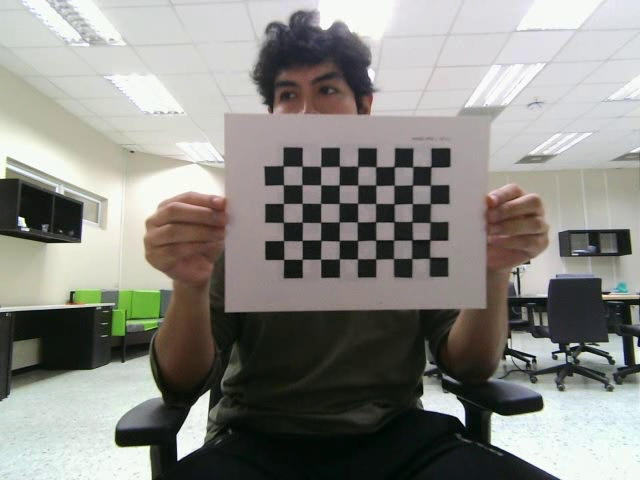
#> input picture Cameras/captures/video_image_extractor_results/left/image_00001.png, 640 x 480 px; its folder holds 4 pictures in this run
$ python camera_calibration.py   (older library calls are emulated)
#> lines starting #> are read from the running program, lines starting #| are printed output that depends on the picture; after the words box and inside, x2 and y2 are one past the last pixel; in counts of white or black regions, pixels touching at a corner belong together; long printed decimals are rounded; pictures that were not available may be replaced by others from this repository, and a replacement may not be noted
import cv2
import numpy as np
import glob
import os
# Parámetros iniciales
CHECKERBOARD_SIZE = (6, 9)  # Ajustar según tu patrón
square_size = 20.0  # Tamaño de los cuadrados del checkerboard en mm

# Criterios para cornerSubPix
criteria = (cv2.TERM_CRITERIA_EPS + cv2.TERM_CRITERIA_MAX_ITER, 30, 0.001)

# Prepara puntos del mundo (coordenadas 3D reales del patrón)
objp = np.zeros((CHECKERBOARD_SIZE[0] * CHECKERBOARD_SIZE[1], 3), np.float32)
objp[:, :2] = np.mgrid[0:CHECKERBOARD_SIZE[0], 0:CHECKERBOARD_SIZE[1]].T.reshape(-1, 2) * square_size

# Almacenar puntos 3D y puntos 2D de las imágenes
objpoints_stereo_color = []  # Puntos 3D para calibración estéreo color
imgpoints_color1_stereo = []  # Puntos 2D de la cámara color 1 para estéreo
imgpoints_color2_stereo = []  # Puntos 2D de la cámara color 2 para estéreo

objpoints_stereo_thermal = []  # Puntos 3D para calibración estéreo térmica
imgpoints_color1_thermal = []  # Puntos 2D de la cámara color 1 para estéreo térmico
imgpoints_thermal = []  # Puntos 2D de la cámara térmica

# Para calibración individual
objpoints_color1 = []
imgpoints_color1 = []

objpoints_color2 = []
imgpoints_color2 = []

objpoints_thermal_individual = []
imgpoints_thermal_individual = []

# Carga las imágenes para cada cámara
color1_images = glob.glob('../CalibrationData/Steven/left/*.png')
color2_images = glob.glob('../CalibrationData/Steven/right/*.png')
thermal_images = glob.glob('../CalibrationData/Steven/thermal_invert/*.png')

# Asegúrate de que todas las listas de imágenes estén ordenadas y tengan la misma longitud
color1_images.sort()
color2_images.sort()
thermal_images.sort()

num_images = min(len(color1_images), len(color2_images), len(thermal_images))

# Detectar esquinas del checkerboard y sincronizar detecciones
for i in range(num_images):
    color1_img_path = color1_images[i]
    color2_img_path = color2_images[i]
    thermal_img_path = thermal_images[i]

    # Leer imágenes
    img_color1 = cv2.imread(color1_img_path, cv2.IMREAD_GRAYSCALE)
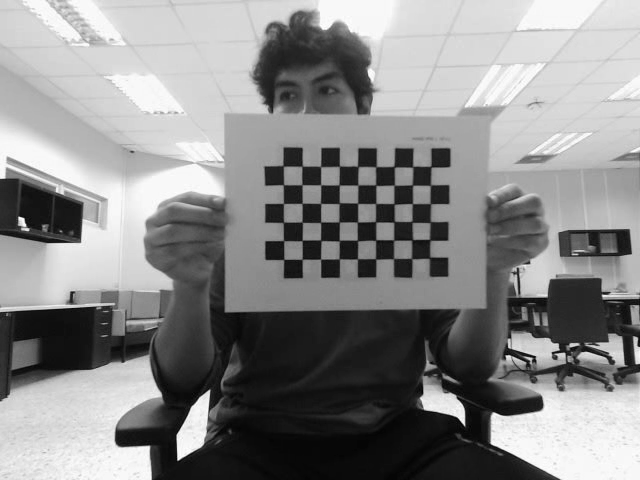
#> img_color1: shape (480, 640); min 1, max 255, mean 137.4
    img_color2 = cv2.imread(color2_img_path, cv2.IMREAD_GRAYSCALE)
    img_thermal = cv2.imread(thermal_img_path, cv2.IMREAD_GRAYSCALE)

    # Detectar esquinas en cámara color 1
    ret1, corners1 = cv2.findChessboardCorners(img_color1, CHECKERBOARD_SIZE, None)
#> ret1 = True; corners1 = 54 rows, first 8: [430.9, 166.7], [430.4, 185.7], [430.4, 203.7], [430.3, 222.2], [429.6, 239.6], [429.4, 257.6], [412.3, 166.9], [412.6, 185.2]
    if ret1:
        corners_refined1 = cv2.cornerSubPix(img_color1, corners1, (11, 11), (-1, -1), criteria)
#> corners_refined1 = 54 rows, first 8: [431, 166.7], [430.4, 185.1], [430.4, 203.7], [430.2, 222.1], [429.7, 239.8], [429.6, 257.6], [412.7, 166.6], [412.3, 185]
        imgpoints_color1.append(corners_refined1)
        objpoints_color1.append(objp)

    # Detectar esquinas en cámara color 2
    ret2, corners2 = cv2.findChessboardCorners(img_color2, CHECKERBOARD_SIZE, None)
#> ret2 = True; corners2 has the same summary as corners1
    if ret2:
        corners_refined2 = cv2.cornerSubPix(img_color2, corners2, (11, 11), (-1, -1), criteria)
#> corners_refined2 has the same summary as corners_refined1
        imgpoints_color2.append(corners_refined2)
        objpoints_color2.append(objp)

    # Detectar esquinas en cámara térmica
    ret3, corners3 = cv2.findChessboardCorners(img_thermal, CHECKERBOARD_SIZE, None)
#> ret3 = True; corners3 has the same summary as corners1
    if ret3:
        corners_refined3 = cv2.cornerSubPix(img_thermal, corners3, (11, 11), (-1, -1), criteria)
#> corners_refined3 has the same summary as corners_refined1
        imgpoints_thermal_individual.append(corners_refined3)
        objpoints_thermal_individual.append(objp)

    # Sincronizar detecciones para calibración estéreo entre cámaras color
    if ret1 and ret2:
        objpoints_stereo_color.append(objp)
        imgpoints_color1_stereo.append(corners_refined1)
        imgpoints_color2_stereo.append(corners_refined2)

    # Sincronizar detecciones para calibración estéreo entre cámara térmica y color 1
    if ret1 and ret3:
        objpoints_stereo_thermal.append(objp)
        imgpoints_color1_thermal.append(corners_refined1)
        imgpoints_thermal.append(corners_refined3)

# Calibrar cámaras individualmente
_, mtx_color1, dist_color1, _, _ = cv2.calibrateCamera(objpoints_color1, imgpoints_color1, img_color1.shape[::-1], None, None)
#> mtx_color1 = [[331.7, 0, 251.3], [0, 327.9, 267.4], [0, 0, 1]]; dist_color1 = [[-0.0641, 0.122, -0.000683, 0.0102, -0.033]]
_, mtx_color2, dist_color2, _, _ = cv2.calibrateCamera(objpoints_color2, imgpoints_color2, img_color2.shape[::-1], None, None)
#> mtx_color2 = [[331.7, 0, 251.3], [0, 327.9, 267.4], [0, 0, 1]]; dist_color2 = [[-0.0641, 0.122, -0.000683, 0.0102, -0.033]]
_, mtx_thermal, dist_thermal, _, _ = cv2.calibrateCamera(objpoints_thermal_individual, imgpoints_thermal_individual, img_thermal.shape[::-1], None, None)
#> mtx_thermal = [[331.7, 0, 251.3], [0, 327.9, 267.4], [0, 0, 1]]; dist_thermal = [[-0.0641, 0.122, -0.000683, 0.0102, -0.033]]

# Verificar que las listas para calibración estéreo tengan la misma longitud
print("Número de vistas para calibración estéreo color-color:", len(objpoints_stereo_color))
print("Número de vistas para calibración estéreo térmica-color1:", len(objpoints_stereo_thermal))

# Calibración estéreo entre cámaras color
flags = cv2.CALIB_FIX_INTRINSIC
ret_color, _, _, _, _, R_color, T_color, _, _ = cv2.stereoCalibrate(
    objpoints_stereo_color, imgpoints_color1_stereo, imgpoints_color2_stereo,
    mtx_color1, dist_color1, mtx_color2, dist_color2, img_color1.shape[::-1],
    flags=flags, criteria=criteria)
#> ret_color = 0.232; R_color = [[1, 0, 0], [0, 1, 0], [0, 0, 1]]; T_color = [2.8e-14, -1.38e-14, 5.75e-14]

# Calibración estéreo entre cámara térmica y cámara color 1
ret_thermal, _, _, _, _, R_thermal, T_thermal, _, _ = cv2.stereoCalibrate(
    objpoints_stereo_thermal, imgpoints_color1_thermal, imgpoints_thermal,
    mtx_color1, dist_color1, mtx_thermal, dist_thermal, img_color1.shape[::-1],
    flags=flags, criteria=criteria)
#> ret_thermal = 0.232; R_thermal = [[1, 0, 0], [0, 1, 0], [0, 0, 1]]; T_thermal = [2.8e-14, -1.38e-14, 5.75e-14]


# Rectificación de las cámaras
rect_color1, rect_color2, proj_color1, proj_color2, Q, _, _ = cv2.stereoRectify(
    mtx_color1, dist_color1, mtx_color2, dist_color2, img_color1.shape[::-1], R_color, T_color)
#> rect_color1 = [[0.428, -0.211, 0.879], [0.211, 0.969, 0.13], [-0.879, 0.13, 0.459]]; rect_color2 has the same summary as rect_color1; proj_color1 = [[327.9, 0, 700.4, 0], [0, 327.9, 402.5, 0], [0, 0, 1, 0]]; proj_color2 = [[327.9, 0, 700.4, 2.15e-11], [0, 327.9, 402.5, 0], [0, 0, 1, 0]]; Q = [[1, 0, 0, -700.4], [0, 1, 0, -402.5], [0, 0, 0, 327.9], [0, 0, -1.53e+13, 0]]

rect_color1, rect_thermal, proj_color1, proj_thermal, Q , _, _ = cv2.stereoRectify(
    mtx_color1, dist_color1, mtx_thermal, dist_thermal, img_color1.shape[::-1], R_thermal, T_thermal)
#> rect_thermal has the same summary as rect_color1; proj_thermal has the same summary as proj_color2

# Mostrar resultados clave
print("Matriz intrínseca cámara color 1:", mtx_color1)
#| Matriz intrínseca cámara color 1: [[331.670    0.         251.279]
#|  [  0.         327.857 267.410]
#|  [  0.           0.           1.        ]]
print("Matriz intrínseca cámara térmica:", mtx_thermal)
#| Matriz intrínseca cámara térmica: [[331.670    0.         251.279]
#|  [  0.         327.857 267.410]
#|  [  0.           0.           1.        ]]
print("Matriz de rotación entre cámaras color:", R_color)
#| Matriz de rotación entre cámaras color: [[1. 0. 0.]
#|  [0. 1. 0.]
#|  [0. 0. 1.]]
print("Matriz de traslación entre cámaras térmica y color 1:", T_thermal)
#| Matriz de traslación entre cámaras térmica y color 1: [[ 2.80181328e-14]
#|  [-1.38279705e-14]
#|  [ 5.75078364e-14]]


# Carga las imágenes para cada cámara
color1_images = glob.glob('../CalibrationData/Steven/left/*.png')
color2_images = glob.glob('../CalibrationData/Steven/right/*.png')
thermal_images = glob.glob('../CalibrationData/Steven/thermal/*.png')

# Asegúrate de que todas las listas de imágenes estén ordenadas y tengan la misma longitud
color1_images.sort()
color2_images.sort()
thermal_images.sort()


# Crear directorios para guardar las imágenes rectificadas si no existen
os.makedirs('../CalibrationData/Steven_rectified/left', exist_ok=True)
os.makedirs('../CalibrationData/Steven_rectified/right', exist_ok=True)
os.makedirs('../CalibrationData/Steven_rectified/thermal', exist_ok=True)

# Obtener los mapas de remapeo para las cámaras color
map1_x, map1_y = cv2.initUndistortRectifyMap(
    mtx_color1, dist_color1, rect_color1, proj_color1, img_color1.shape[::-1], cv2.CV_32FC1)
map2_x, map2_y = cv2.initUndistortRectifyMap(
    mtx_color2, dist_color2, rect_color2, proj_color2, img_color2.shape[::-1], cv2.CV_32FC1)

# Obtener los mapas de remapeo para la cámara color1 y térmica
map_color1_x_thermal, map_color1_y_thermal = cv2.initUndistortRectifyMap(
    mtx_color1, dist_color1, rect_color1, proj_color1, img_color1.shape[::-1], cv2.CV_32FC1)
map_thermal_x, map_thermal_y = cv2.initUndistortRectifyMap(
    mtx_thermal, dist_thermal, rect_thermal, proj_thermal, img_thermal.shape[::-1], cv2.CV_32FC1)


# Procesar y rectificar las imágenes
for idx in range(num_images):
    # Leer imágenes originales
    img_color1 = cv2.imread(color1_images[idx])
#> img_color1 is the input picture: shape (480, 640, 3); mean B, G, R 133.1, 138.2, 138.8
    img_color2 = cv2.imread(color2_images[idx])
    img_thermal = cv2.imread(thermal_images[idx])

    # Rectificar imágenes de las cámaras color
    img_color1_rect = cv2.remap(img_color1, map1_x, map1_y, cv2.INTER_LINEAR)
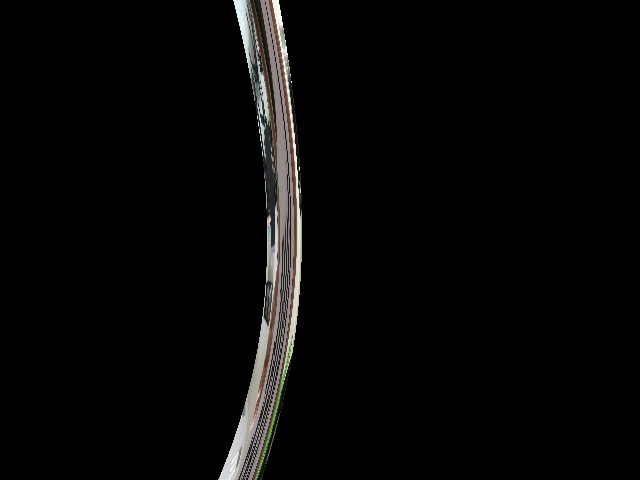
#> img_color1_rect: shape (480, 640, 3); mean B, G, R 6.7, 7.1, 7.3
    img_color2_rect = cv2.remap(img_color2, map2_x, map2_y, cv2.INTER_LINEAR)

    # Rectificar imágenes de la cámara térmica y color1
    img_thermal_rect = cv2.remap(img_thermal, map_thermal_x, map_thermal_y, cv2.INTER_LINEAR)
    img_color1_rect_thermal = cv2.remap(img_color1, map_color1_x_thermal, map_color1_y_thermal, cv2.INTER_LINEAR)

    # Guardar imágenes rectificadas
    cv2.imwrite(f'../CalibrationData/Steven_rectified/left/left_{idx}.png', img_color1_rect)
    cv2.imwrite(f'../CalibrationData/Steven_rectified/right/right_{idx}.png', img_color2_rect)
    cv2.imwrite(f'../CalibrationData/Steven_rectified/thermal/thermal_{idx}.png', img_thermal_rect)

    # Opcional: Visualizar las imágenes rectificadas lado a lado con líneas horizontales
    # Combinar imágenes para visualización
    height, width, _ = img_color1_rect.shape
#> height = 480; width = 640
    combined_color = np.hstack((img_color1_rect, img_color2_rect))
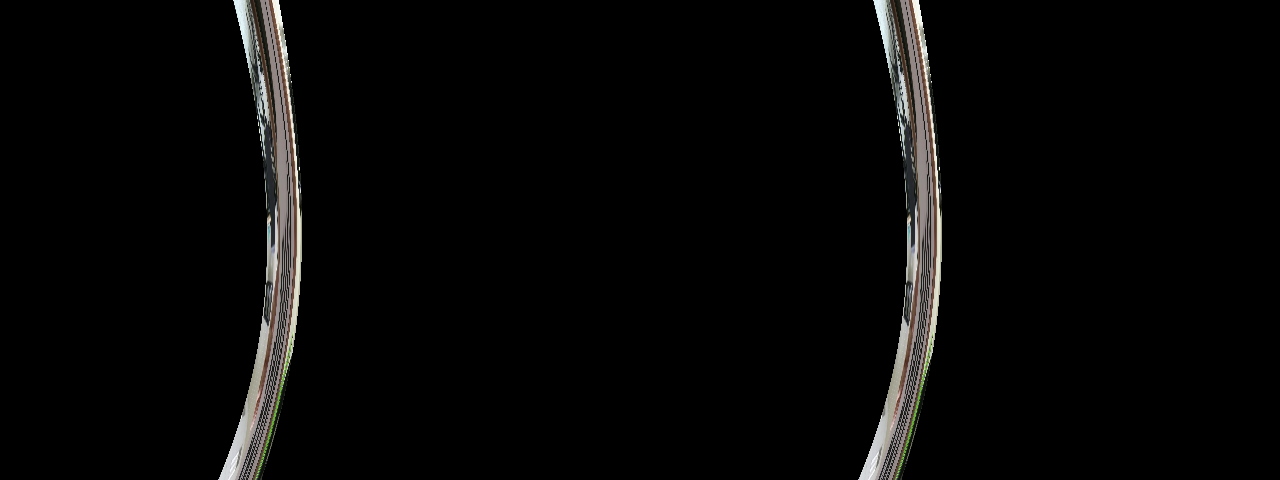
#> combined_color: shape (480, 1280, 3); mean B, G, R 6.7, 7.1, 7.3
    combined_thermal = np.hstack((img_color1_rect_thermal, img_thermal_rect))

    # Dibujar líneas horizontales
    num_lines = 10
    step = height // num_lines
#> step = 48
    for i in range(0, height, step):
        cv2.line(combined_color, (0, i), (2 * width, i), (0, 255, 0), 1)
        cv2.line(combined_thermal, (0, i), (2 * width, i), (0, 255, 0), 1)
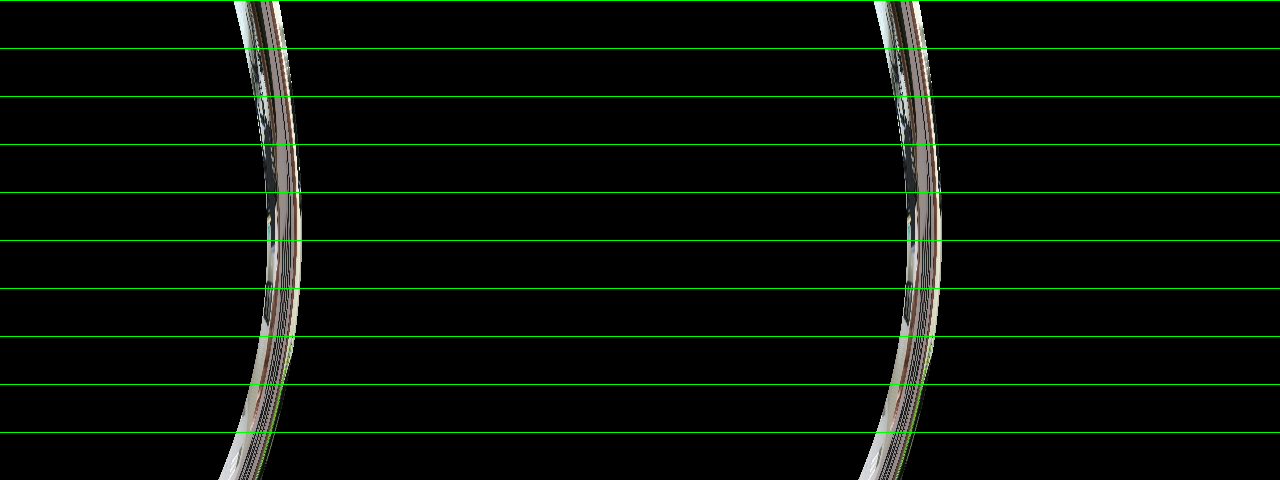
#> combined_color: shape (480, 1280, 3); 2.08% of pixels changed, all inside (x1, y1, x2, y2) = (0, 0, 1280, 433)

    # Mostrar imágenes
    cv2.imshow('Rectified Color Cameras', combined_color)
    cv2.imshow('Rectified Thermal and Color1', combined_thermal)
    cv2.waitKey(0)  # Mostrar cada par por 500 ms

cv2.destroyAllWindows()
